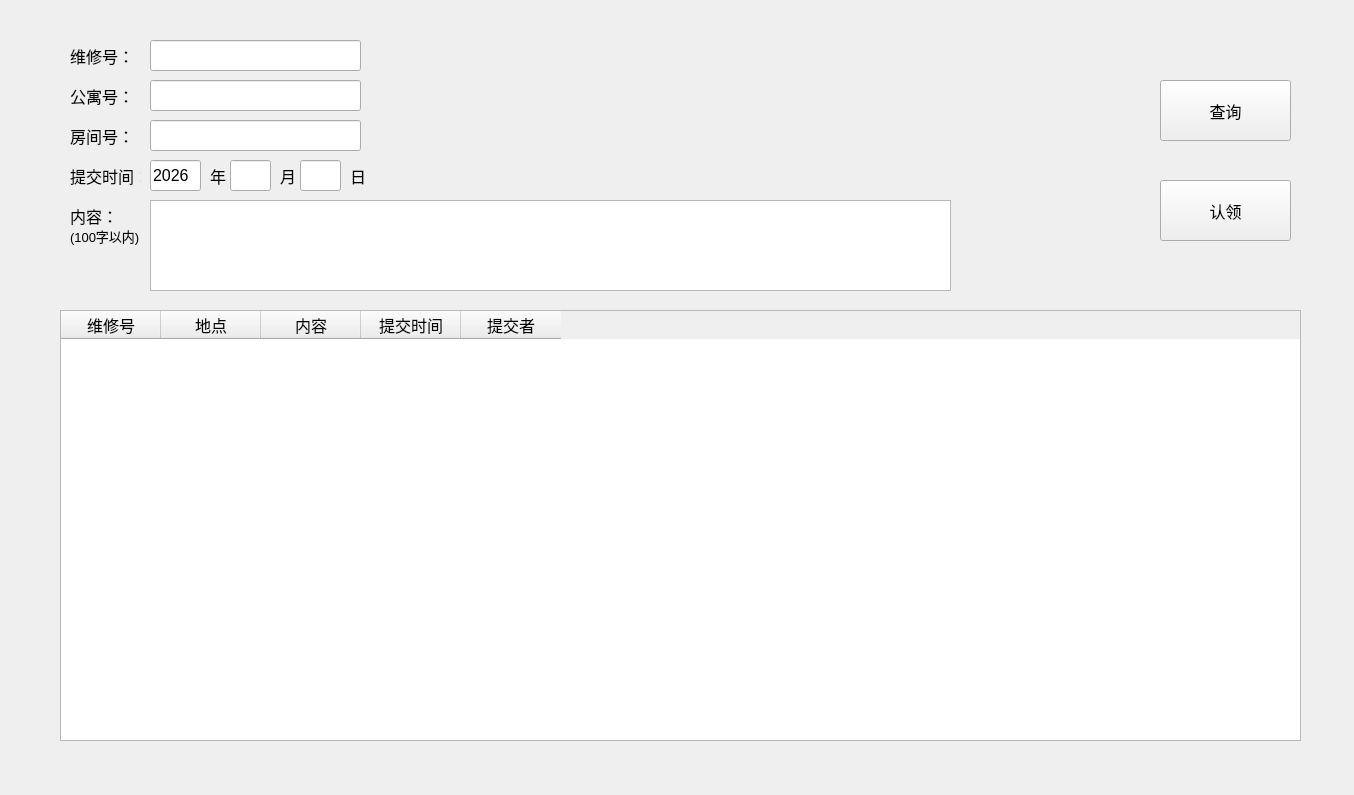
<?xml version="1.0" encoding="UTF-8"?>
<ui version="4.0">
 <class>get_mtnc_interface</class>
 <widget class="QWidget" name="get_mtnc_interface">
  <property name="geometry">
   <rect>
    <x>0</x>
    <y>0</y>
    <width>1354</width>
    <height>795</height>
   </rect>
  </property>
  <property name="font">
   <font>
    <pointsize>12</pointsize>
   </font>
  </property>
  <property name="windowTitle">
   <string>维修任务认领界面</string>
  </property>
  <widget class="QTableWidget" name="table">
   <property name="geometry">
    <rect>
     <x>60</x>
     <y>310</y>
     <width>1241</width>
     <height>431</height>
    </rect>
   </property>
   <property name="editTriggers">
    <set>QAbstractItemView::NoEditTriggers</set>
   </property>
   <property name="horizontalScrollMode">
    <enum>QAbstractItemView::ScrollPerPixel</enum>
   </property>
   <property name="rowCount">
    <number>0</number>
   </property>
   <property name="columnCount">
    <number>5</number>
   </property>
   <attribute name="verticalHeaderVisible">
    <bool>false</bool>
   </attribute>
   <column>
    <property name="text">
     <string>维修号</string>
    </property>
   </column>
   <column>
    <property name="text">
     <string>地点</string>
    </property>
   </column>
   <column>
    <property name="text">
     <string>内容</string>
    </property>
   </column>
   <column>
    <property name="text">
     <string>提交时间</string>
    </property>
   </column>
   <column>
    <property name="text">
     <string>提交者</string>
    </property>
   </column>
  </widget>
  <widget class="QLabel" name="label">
   <property name="geometry">
    <rect>
     <x>70</x>
     <y>40</y>
     <width>61</width>
     <height>31</height>
    </rect>
   </property>
   <property name="text">
    <string>维修号：</string>
   </property>
  </widget>
  <widget class="QLabel" name="label_2">
   <property name="geometry">
    <rect>
     <x>70</x>
     <y>80</y>
     <width>61</width>
     <height>31</height>
    </rect>
   </property>
   <property name="text">
    <string>公寓号：</string>
   </property>
  </widget>
  <widget class="QLabel" name="label_3">
   <property name="geometry">
    <rect>
     <x>70</x>
     <y>120</y>
     <width>61</width>
     <height>31</height>
    </rect>
   </property>
   <property name="text">
    <string>房间号：</string>
   </property>
  </widget>
  <widget class="QLabel" name="label_4">
   <property name="geometry">
    <rect>
     <x>70</x>
     <y>200</y>
     <width>61</width>
     <height>31</height>
    </rect>
   </property>
   <property name="text">
    <string>内容：</string>
   </property>
  </widget>
  <widget class="QPushButton" name="get">
   <property name="geometry">
    <rect>
     <x>1160</x>
     <y>180</y>
     <width>131</width>
     <height>61</height>
    </rect>
   </property>
   <property name="text">
    <string>认领</string>
   </property>
  </widget>
  <widget class="QLabel" name="label_5">
   <property name="geometry">
    <rect>
     <x>70</x>
     <y>160</y>
     <width>71</width>
     <height>31</height>
    </rect>
   </property>
   <property name="text">
    <string>提交时间：</string>
   </property>
  </widget>
  <widget class="QLineEdit" name="mtid">
   <property name="geometry">
    <rect>
     <x>150</x>
     <y>40</y>
     <width>211</width>
     <height>31</height>
    </rect>
   </property>
   <property name="font">
    <font>
     <pointsize>12</pointsize>
     <weight>50</weight>
     <bold>false</bold>
    </font>
   </property>
   <property name="text">
    <string/>
   </property>
  </widget>
  <widget class="QLineEdit" name="flatid">
   <property name="geometry">
    <rect>
     <x>150</x>
     <y>80</y>
     <width>211</width>
     <height>31</height>
    </rect>
   </property>
  </widget>
  <widget class="QLineEdit" name="roomid">
   <property name="geometry">
    <rect>
     <x>150</x>
     <y>120</y>
     <width>211</width>
     <height>31</height>
    </rect>
   </property>
  </widget>
  <widget class="QLineEdit" name="year">
   <property name="geometry">
    <rect>
     <x>150</x>
     <y>160</y>
     <width>51</width>
     <height>31</height>
    </rect>
   </property>
   <property name="text">
    <string>2026</string>
   </property>
  </widget>
  <widget class="QLabel" name="label_6">
   <property name="geometry">
    <rect>
     <x>210</x>
     <y>160</y>
     <width>21</width>
     <height>31</height>
    </rect>
   </property>
   <property name="text">
    <string>年</string>
   </property>
  </widget>
  <widget class="QLineEdit" name="month">
   <property name="geometry">
    <rect>
     <x>230</x>
     <y>160</y>
     <width>41</width>
     <height>31</height>
    </rect>
   </property>
   <property name="text">
    <string/>
   </property>
  </widget>
  <widget class="QLabel" name="label_7">
   <property name="geometry">
    <rect>
     <x>280</x>
     <y>160</y>
     <width>21</width>
     <height>31</height>
    </rect>
   </property>
   <property name="text">
    <string>月</string>
   </property>
  </widget>
  <widget class="QLabel" name="label_8">
   <property name="geometry">
    <rect>
     <x>350</x>
     <y>160</y>
     <width>21</width>
     <height>31</height>
    </rect>
   </property>
   <property name="text">
    <string>日</string>
   </property>
  </widget>
  <widget class="QLineEdit" name="day">
   <property name="geometry">
    <rect>
     <x>300</x>
     <y>160</y>
     <width>41</width>
     <height>31</height>
    </rect>
   </property>
   <property name="text">
    <string/>
   </property>
  </widget>
  <widget class="QLabel" name="label_9">
   <property name="geometry">
    <rect>
     <x>70</x>
     <y>220</y>
     <width>71</width>
     <height>31</height>
    </rect>
   </property>
   <property name="font">
    <font>
     <pointsize>10</pointsize>
    </font>
   </property>
   <property name="text">
    <string>(100字以内)</string>
   </property>
  </widget>
  <widget class="QPushButton" name="query">
   <property name="geometry">
    <rect>
     <x>1160</x>
     <y>80</y>
     <width>131</width>
     <height>61</height>
    </rect>
   </property>
   <property name="text">
    <string>查询</string>
   </property>
  </widget>
  <widget class="QPlainTextEdit" name="plainTextEdit">
   <property name="geometry">
    <rect>
     <x>150</x>
     <y>200</y>
     <width>801</width>
     <height>91</height>
    </rect>
   </property>
   <property name="plainText">
    <string/>
   </property>
  </widget>
 </widget>
 <resources/>
 <connections/>
</ui>
